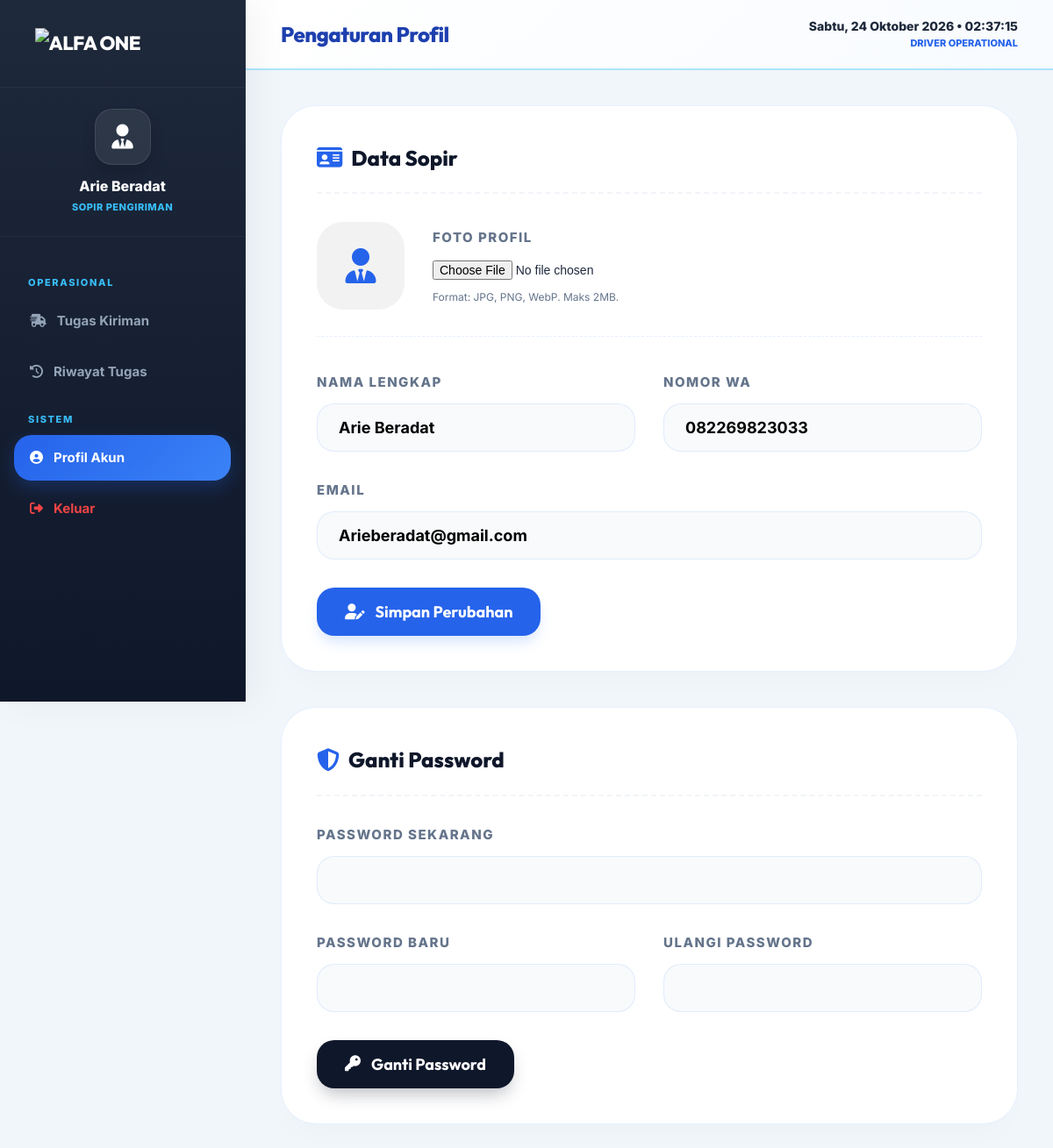
The app's page /sopir/profil.php (signed in) with its own data.
### tables this page shows
CREATE TABLE `users` (
  `id` int(11) NOT NULL,
  `nama` varchar(50) NOT NULL,
  `email` varchar(50) NOT NULL,
  `password` varchar(100) NOT NULL,
  `telepon` varchar(20) DEFAULT NULL,
  `no_wa` varchar(20) DEFAULT NULL,
  `role` enum('konsumen','admin_barang','admin_penjualan','sopir','super_admin') NOT NULL DEFAULT 'konsumen',
  `max_dus` int(11) DEFAULT 0,
  `max_galon` int(11) DEFAULT 0,
  `rute_asal` varchar(100) DEFAULT NULL,
  `rute_tujuan` varchar(100) DEFAULT NULL,
  `role_customer` enum('toko','umum') DEFAULT NULL,
  `alamat` text DEFAULT NULL,
  `foto` varchar(255) DEFAULT NULL,
  `latitude` decimal(10,8) DEFAULT NULL,
  `longitude` decimal(11,8) DEFAULT NULL,
  `kartu_member` varchar(255) DEFAULT NULL,
  `surat_usaha` varchar(255) DEFAULT NULL,
  `halaman_depan_toko` varchar(255) DEFAULT NULL,
  `status_verifikasi` enum('pending','verified','rejected') DEFAULT 'verified',
  `created_at` timestamp NOT NULL DEFAULT current_timestamp()
);

### config/auth.php (called while the page is built, shortened)
<?php
require_once __DIR__ . '/database.php';
function getCurrentUser($pdo) {
    $stmt = $pdo->prepare("SELECT * FROM users WHERE id = ?");
    $stmt->execute([getUserId()]);
    return $stmt->fetch();
}

### config/database.php (called while the page is built, shortened)
<?php
function isLoggedIn() {
    return isset($_SESSION['user_id']);
}
function getUserId() {
    return $_SESSION['user_id'] ?? 0;
}

### sopir/profil.php (the view, shortened to what this page needs)
<?php
require_once __DIR__ . '/../config/auth.php';
$user = getCurrentUser($pdo);
?>
<!DOCTYPE html>
<html lang="id">
<head>
    <link rel="stylesheet" href="https://cdnjs.cloudflare.com/ajax/libs/font-awesome/6.5.0/css/all.min.css">
</head>
<body>
<div class="layout">
    <aside class="sidebar" id="sidebar">
        <div class="sidebar-logo" style="justify-content: center;"><img src="../assets/css/logoo.png" alt="ALFA ONE" style="width: 200px; height: auto; object-fit: contain;"></div>
        <div class="sidebar-profile">
            <div class="sidebar-avatar">
                <?php if (!empty($user['foto'])): ?>
                    <img src="<?= getUploadUrl($user['foto']) ?>" alt="Avatar">
                <?php else: ?>
                    <i class="fas fa-user-tie"></i>
                <?php endif; ?>
            </div>
            <div class="sidebar-user-info">
                <div class="sidebar-user-name"><?= htmlspecialchars($user['nama']) ?></div>
                <div class="sidebar-user-role">Sopir Pengiriman</div>
            </div>
        </div>
        <nav class="sidebar-nav">
            <div class="nav-label">Operasional</div>
            <a href="dashboard.php" class="nav-item <?= basename($_SERVER['PHP_SELF']) == 'dashboard.php' ? 'active' : '' ?>"><i class="fas fa-truck-fast nav-icon"></i> Tugas Kiriman</a>
            <a href="riwayat.php" class="nav-item <?= basename($_SERVER['PHP_SELF']) == 'riwayat.php' ? 'active' : '' ?>"><i class="fas fa-history nav-icon"></i> Riwayat Tugas</a>
            <div class="nav-label">Sistem</div>
            <a href="profil.php" class="nav-item <?= basename($_SERVER['PHP_SELF']) == 'profil.php' ? 'active' : '' ?>"><i class="fas fa-user-circle nav-icon"></i> Profil Akun</a>
            <a href="../logout.php" class="nav-item" style="color: #ef4444;"><i class="fas fa-sign-out-alt nav-icon"></i> Keluar</a>
        </nav>
    </aside>
    <main class="main">
        <header class="topbar">
            <div style="display: flex; align-items: center; gap: 15px;">
                <div class="topbar-title"><h2>Pengaturan Profil</h2></div>
            </div>
            <div style="text-align: right;">
                <div id="real-time-clock" style="font-weight: 800; font-size: 14px;"><?= formatTanggalIndo(date('Y-m-d H:i:s')) ?></div>
                <div style="font-size: 11px; color: #2563eb; font-weight: 800; text-transform: uppercase;">Driver Operational</div>
            </div>
        </header>
        <div class="content">
            <div class="card">
                <h3 class="card-title"><i class="fas fa-id-card"></i> Data Sopir</h3>
                <form action="" method="POST" enctype="multipart/form-data">
                    <div class="avatar-sec" style="display: flex; align-items: center; gap: 32px; margin-bottom: 40px; padding-bottom: 30px; border-bottom: 1px dashed rgba(59, 130, 246, 0.12);">
                        <div class="avatar" style="width: 100px; height: 100px; border-radius: 30px; font-size: 40px; background: rgba(0,0,0,0.05); color: #2563eb;">
                            <?php if (!empty($user['foto'])): ?>
                                <img src="<?= getUploadUrl($user['foto']) ?>" alt="Avatar">
                            <?php else: ?>
                                <i class="fas fa-user-tie"></i>
                            <?php endif; ?>
                        </div>
                        <div style="flex: 1;">
                            <label class="label">Foto Profil</label>
                            <input type="file" name="foto" accept="image/*" style="font-size: 14px;">
                            <p style="font-size: 12px; color: #64748b; margin-top: 8px;">Format: JPG, PNG, WebP. Maks 2MB.</p>
                        </div>
                    </div>
                    <div class="form-row">
                        <div class="form-group"><label class="label">Nama Lengkap</label><input type="text" name="nama" class="input" value="<?= htmlspecialchars($user['nama']) ?>" required></div>
                        <div class="form-group"><label class="label">Nomor WA</label><input type="text" name="telepon" class="input" value="<?= htmlspecialchars($user['telepon'] ?? '') ?>" required></div>
                    </div>
                    <div class="form-group"><label class="label">Email</label><input type="email" name="email" class="input" value="<?= htmlspecialchars($user['email']) ?>" required></div>
                    <button type="submit" class="btn btn-primary"><i class="fas fa-user-pen"></i> Simpan Perubahan</button>
                </form>
            </div>
            <div class="card">
                <h3 class="card-title"><i class="fas fa-shield-halved"></i> Ganti Password </h3>
                <form action="" method="POST">
                    <div class="form-group"><label class="label">Password Sekarang</label><input type="password" name="old_pwd" class="input" required></div>
                    <div class="form-row">
                        <div class="form-group"><label class="label">Password Baru</label><input type="password" name="new_pwd" class="input" required></div>
                        <div class="form-group"><label class="label">Ulangi Password</label><input type="password" name="confirm_pwd" class="input" required></div>
                    </div>
                    <button type="submit" class="btn btn-dark"><i class="fas fa-key"></i> Ganti Password</button>
                </form>
            </div>
        </div>
    </main>
</div>
</body>
</html>

### records on screen
users: nama "Arie Beradat", telepon "082269823033", email "Arieberadat@gmail.com"
